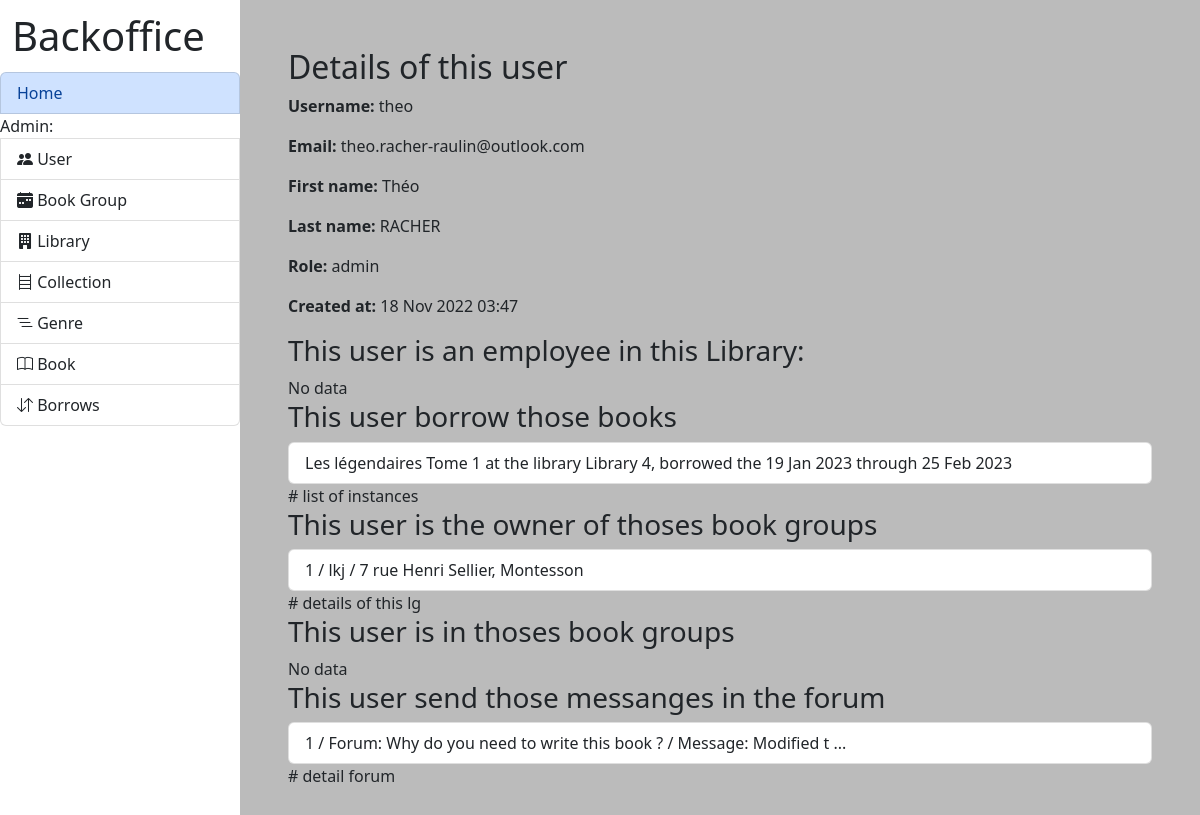
/lib/admin/users/page/1/, run on the app's committed database.
### lib/models.py (models this page shows)
class UserData(models.Model):
    user = models.ForeignKey(User, on_delete=models.CASCADE)
    role = models.CharField(max_length=20)

class InstanceBook(models.Model):
    id_user = models.ForeignKey(User, on_delete=models.RESTRICT, null=True)
    id_books = models.ForeignKey(Books, on_delete=models.CASCADE)
    id_library = models.ForeignKey(Library, on_delete=models.CASCADE)
    borrowing_date = models.DateField(null=True, blank=True)
    max_date = models.DateField(null=True, blank=True)
    status = models.IntegerField(default=0)

class Books(models.Model):
    collection = models.ForeignKey(Collection, on_delete=models.RESTRICT)
    genre = models.ForeignKey(Genre, on_delete=models.RESTRICT)
    title = models.CharField(max_length=200)
    author = models.CharField(max_length=200)
    url_image = models.CharField(max_length=500)
    publisher = models.CharField(max_length=200)
    creation_date = models.DateTimeField(auto_now_add=True)
    modification_date = models.DateTimeField(auto_now=True)

class Library(models.Model):
    name = models.CharField(max_length=200)
    address_name = models.TextField(max_length=500)
    address_city = models.TextField(max_length=500)
    address_country = models.TextField(max_length=500)
    address_zip_code = models.TextField(max_length=500)
    creation_date = models.DateTimeField(auto_now_add=True)
    modification_date = models.DateTimeField(auto_now=True)

class LectureGroup(models.Model):
    owner = models.ForeignKey(User, on_delete=models.RESTRICT, null=True)
    title = models.CharField(max_length=200)
    address = models.CharField(max_length=200)
    creation_date = models.DateTimeField(auto_now_add=True)
    modification_date = models.DateTimeField(auto_now=True)

class Message(models.Model):
    id_user = models.ForeignKey(User, on_delete=models.RESTRICT, null=True)
    id_forum = models.ForeignKey(Forum, on_delete=models.CASCADE)
    text = models.TextField(max_length=500)
    creation_date = models.DateTimeField(auto_now_add=True)
    modification_date = models.DateTimeField(auto_now=True)

class Forum(models.Model):
    title = models.CharField(max_length=200)
    text = models.TextField(max_length=500, null=True)
    creation_date = models.DateTimeField(auto_now_add=True)
    modification_date = models.DateTimeField(auto_now=True)

### lib/views.py (the view)
# urls.py: path('admin/users/page/<int:id>/', views.page_user, name='page_user'), #admin, bookseller
def page_user(request, id):
    if request.user.is_authenticated and UserData.objects.get(user=request.user).role not in ['admin', 'bookseller']:
        messages.error(request, '403, Access denied')
        return redirect('index')
    user = User.objects.get(pk=id)
    user_data = UserData.objects.get(user=user)
    librarian = Librarian.objects.filter(id_user=user)
    instance = InstanceBook.objects.filter(id_user=user)
    lecture_group = LectureGroup.objects.filter(owner=user)
    lecturer = Lecturer.objects.filter(id_user=user)
    message = Message.objects.filter(id_user=user)
    context = {
        'user': user,
        'user_data': user_data,
        'librarian': librarian,
        'instance': instance,
        'lecture_group': lecture_group,
        'lecturer': lecturer,
        'message': message,
    }
    return render(request, 'admin/user/page_user.html', context)

### library/context_processors.py (called while the page is built)
def extras(request):
    libraries = Library.objects.all()
    genre = Genre.objects.all()
    collection = Collection.objects.all()
    users = User.objects.all().order_by('-date_joined')
    userdata = UserData.objects.all()
    books = Books.objects.all()
    instances = InstanceBook.objects.all()
    lecture_group = LectureGroup.objects.all()
    lecturer = Lecturer.objects.all()
    forum = Forum.objects.all()
    return {
        'context_libraries': libraries,
        'context_genre': genre,
        'context_collection': collection,
        'context_users': users,
        'context_user_data': userdata,
        'context_books': books,
        'context_instances': instances,
        'context_lecture_group': lecture_group,
        'context_lecturer': lecturer,
        'context_forums': forum,
    }

### lib/templates/admin/user/page_user.html (shortened to what this page needs)
{% extends 'admin/index.html' %}
{% block content %}
    {% load permission_tags %}
    <h2>Details of this user</h2>
    <p><span style="font-weight: bold">Username: </span>
        {% if user.username == '' %}
            <span style="font-style: italic">empty</span>
        {% else %}
            {{ user.username }}
        {% endif %}
    </p>
    <p><span style="font-weight: bold">Email: </span>
        {% if user.email == '' %}
            <span style="font-style: italic">empty</span>
        {% else %}
            {{ user.email }}
        {% endif %}
    </p>
    <p><span style="font-weight: bold">First name: </span>
        {% if user.first_name == '' %}
            <span style="font-style: italic">empty</span>
        {% else %}
            {{ user.first_name }}
        {% endif %}
    </p>
    <p><span style="font-weight: bold">Last name: </span>
        {% if user.last_name == '' %}
            <span style="font-style: italic">empty</span>
        {% else %}
            {{ user.last_name }}
        {% endif %}
    </p>
    <p><span style="font-weight: bold">Role: </span>
        {% if user_data.role == '' %}
            <span style="font-style: italic">no role</span>
        {% else %}
            {{ user_data.role }}
        {% endif %}
    </p>
    <p>
        <span style="font-weight: bold">Created at: </span>{{ user.date_joined |date:"d M Y h:i" }}
    </p>
    <h3>This user is an employee in this Library: </h3>
    {% for lib in librarian %}
        <ul class="list-group">
            <li class="list-group-item d-flex justify-content-between align-items-center">
                <a href="{% url 'library_page_admin' lib.id_library.pk %}" role="button">
                    {{ lib.id_library.name }}
                </a>
            </li>
        </ul>
    {% empty %}
        No data
    {% endfor %}
    <h3>This user borrow those books</h3>
    {% for inst in instance %}
        <ul class="list-group">
            <li class="list-group-item d-flex justify-content-between align-items-center">
                {{ inst.id_books.title }}
                at the library {{ inst.id_library.name }},
                borrowed the {{ inst.borrowing_date|date:"d M Y"}}
                through {{ inst.max_date|date:"d M Y"}}
            </li>
            # list of instances
        </ul>
    {% empty %}
        No data
    {% endfor %}
    <h3>This user is the owner of thoses book groups</h3>
    {% for lg in lecture_group %}
        <ul class="list-group">
            <li class="list-group-item d-flex justify-content-between align-items-center">
                {{ lg.pk }} / {{ lg.title }} / {{ lg.address }}
            </li>
            # details of this lg
        </ul>
    {% empty %}
        No data
    {% endfor %}
    <h3>This user is in thoses book groups</h3>
    {% for le in lecturer %}
        <ul class="list-group">
            <li class="list-group-item d-flex justify-content-between align-items-center">
                {{ le.pk }} / {{ le.id_lg.title }}
            </li>
            # details of this lg
        </ul>
    {% empty %}
        No data
    {% endfor %}
    <h3>This user send those messanges in the forum</h3>
    {% for mess in message %}
        <ul class="list-group">
            <li class="list-group-item d-flex justify-content-between align-items-center">
                {{ mess.pk }} / Forum: {{ mess.id_forum.title }} /
                Message: {{ mess.text|slice:'10'}}
                {% if mess.text|length > 12 %}...{% endif %}
            </li>
            # detail forum
        </ul>
    {% empty %}
        No data
    {% endfor %}
{% endblock content %}

### data on the page
UserData: role "admin"
InstanceBook: id_books "Les légendaires Tome 1", id_library.name "Library 4", borrowing_date "19 Jan 2023", max_date "25 Feb 2023"
LectureGroup: pk "1", title "lkj", address "7 rue Henri Sellier, Montesson"
Message: pk "1", id_forum "Why do you need to write this book ?", text "Modified t"

### other printed values
{{ user.username }} "theo"
{{ user.email }} "theo.racher-raulin@outlook.com"
{{ user.first_name }} "Théo"
{{ user.last_name }} "RACHER"
{{ user.date_joined |date:"d M Y h:i" }} "18 Nov 2022 03:47"
